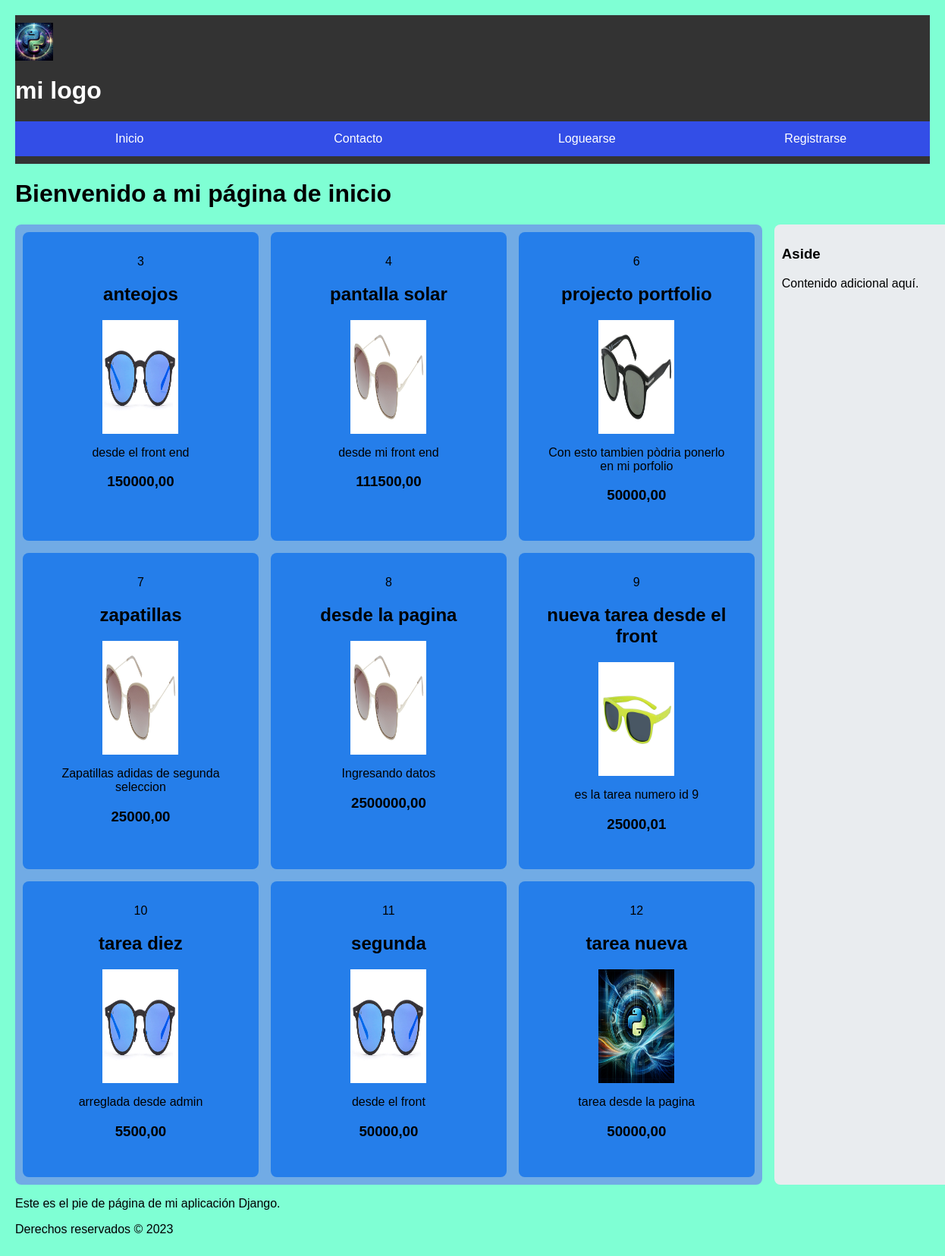
The page / on the database its author committed.
### myapp/models.py (models this page shows, shortened)
class Tareas(models.Model):
    nombre = models.CharField(max_length=100)
    descripcion = models.TextField(blank=True)
    fecha_creacion = models.DateTimeField(auto_now_add=True)
    precio = models.DecimalField(max_digits=10, decimal_places=2)
    usuario = models.ForeignKey(User, on_delete=models.CASCADE)
    imagen = models.ImageField(upload_to='imagenes/', blank=True, null=True)

### myapp/views.py (the view)
# urls.py: path("", views.index, name="index"),
def index(request):
    tarea= Tareas.objects.all()
    return render(request, "index.html", {"tarea": tarea})

### myapp/templates/index.html (shortened to what this page needs)
{% extends 'base.html' %}
{% load static %}
    {% block content %}
    <main class="container">
        <h1>Bienvenido a mi página de inicio</h1>
        <div class="page">
            <div class="grid_seccion">
                <div class="grid_display">
                    {% for tareas in tarea %}
                    <div class="fondo_tarea">
                        {{ tareas.id}}
                        <h2>{{ tareas.nombre }}</h2>
                        <img src="{{ tareas.imagen.url }}">
                        <p>{{tareas.descripcion}}</p>
                        <h3>{{tareas.precio}}</h3>
                    </div>
                    {% endfor %}
                </div>
            </div>
            <aside>
                <h3>Aside</h3>
                <p>Contenido adicional aquí.</p>
            </aside>
        </div>
    </main>
    {% endblock %}

### myapp/static/styles/estilos.css (style rules this page uses)
body { font-family: 'Franklin Gothic Medium', 'Arial Narrow', Arial, sans-serif; background-color: aquamarine; margin: 0; padding: 20px; }
.grid_seccion { flex: 0 0 80%; padding: 10px; background: #71abe5; border-radius: 8px; }
.grid_display { display: grid; grid-template-columns: repeat(3, 1fr); grid-gap: 16px; }
.fondo_tarea { background:rgb(37, 126, 234); padding: 30px; text-align: center; border-radius: 8px; }
.fondo_tarea img { width: 150px; height: 150px; vertical-align:middle; }
.page { display: flex; width: 100%; }
aside { flex: 0 0 20%; padding: 10px; background: #e9ecef; border-radius: 8px; margin-left: 16px; }
img { max-width: 100px; height: auto; }

### rows shown on the page
Tareas: id "3", nombre "anteojos", imagen (picture), descripcion "desde el front end", precio "150000,00"
Tareas: id "4", nombre "pantalla solar", imagen (picture), descripcion "desde mi front end", precio "111500,00"
Tareas: id "6", nombre "projecto portfolio", imagen (picture), descripcion "Con esto tambien pòdria ponerlo en mi porfolio", precio "50000,00"
Tareas: id "7", nombre "zapatillas", imagen (picture), descripcion "Zapatillas adidas de segunda seleccion", precio "25000,00"
Tareas: id "8", nombre "desde la pagina", imagen (picture), descripcion "Ingresando datos", precio "2500000,00"
Tareas: id "9", nombre "nueva tarea desde el front", imagen (picture), descripcion "es la tarea numero id 9", precio "25000,01"
Tareas: id "10", nombre "tarea diez", imagen (picture), descripcion "arreglada desde admin", precio "5500,00"
Tareas: id "11", nombre "segunda", imagen (picture), descripcion "desde el front", precio "50000,00"
Tareas: id "12", nombre "tarea nueva", imagen (picture), descripcion "tarea desde la pagina", precio "50000,00"
